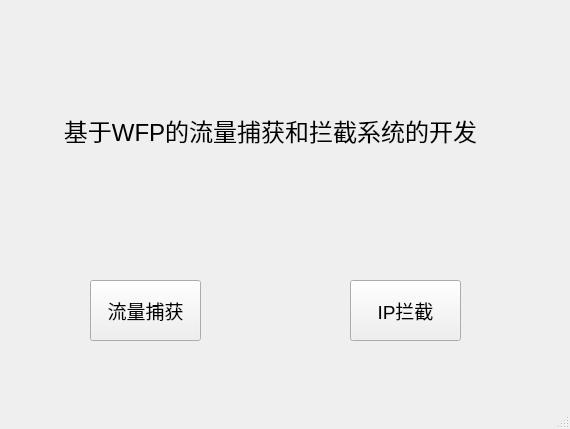
<?xml version="1.0" encoding="UTF-8"?>
<ui version="4.0">
 <class>MainWindow</class>
 <widget class="QMainWindow" name="MainWindow">
  <property name="geometry">
   <rect>
    <x>0</x>
    <y>0</y>
    <width>570</width>
    <height>429</height>
   </rect>
  </property>
  <property name="windowTitle">
   <string>MainWindow</string>
  </property>
  <widget class="QWidget" name="centralwidget">
   <widget class="QPushButton" name="pushButton">
    <property name="geometry">
     <rect>
      <x>90</x>
      <y>280</y>
      <width>111</width>
      <height>61</height>
     </rect>
    </property>
    <property name="font">
     <font>
      <pointsize>14</pointsize>
     </font>
    </property>
    <property name="text">
     <string>流量捕获</string>
    </property>
   </widget>
   <widget class="QPushButton" name="pushButton_2">
    <property name="geometry">
     <rect>
      <x>350</x>
      <y>280</y>
      <width>111</width>
      <height>61</height>
     </rect>
    </property>
    <property name="font">
     <font>
      <pointsize>14</pointsize>
     </font>
    </property>
    <property name="text">
     <string>IP拦截</string>
    </property>
   </widget>
   <widget class="QLabel" name="label">
    <property name="geometry">
     <rect>
      <x>50</x>
      <y>60</y>
      <width>441</width>
      <height>141</height>
     </rect>
    </property>
    <property name="font">
     <font>
      <pointsize>14</pointsize>
     </font>
    </property>
    <property name="text">
     <string>&lt;html&gt;&lt;head/&gt;&lt;body&gt;&lt;p&gt;&lt;span style=&quot; font-size:18pt;&quot;&gt;基于WFP的流量捕获和拦截系统的开发&lt;/span&gt;&lt;/p&gt;&lt;/body&gt;&lt;/html&gt;</string>
    </property>
    <property name="alignment">
     <set>Qt::AlignCenter</set>
    </property>
   </widget>
  </widget>
  <widget class="QMenuBar" name="menubar">
   <property name="geometry">
    <rect>
     <x>0</x>
     <y>0</y>
     <width>570</width>
     <height>23</height>
    </rect>
   </property>
  </widget>
  <widget class="QStatusBar" name="statusbar"/>
 </widget>
 <resources/>
 <connections/>
</ui>
